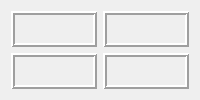
      <widget class="QWidget" name="Wykresy">
       <property name="layoutDirection">
        <enum>Qt::LeftToRight</enum>
       </property>
       <attribute name="title">
        <string>Wykresy</string>
       </attribute>
       <layout class="QGridLayout" name="gridLayout_7">
        <item row="1" column="1">
         <widget class="QFrame" name="ramka_predkosc_rob">
          <property name="frameShape">
           <enum>QFrame::Box</enum>
          </property>
          <property name="frameShadow">
           <enum>QFrame::Raised</enum>
          </property>
          <property name="lineWidth">
           <number>2</number>
          </property>
          <layout class="QGridLayout" name="gridLayout_6">
           <item row="0" column="0">
            <widget class="Wykres" name="predkosc_robota" native="true"/>
           </item>
          </layout>
         </widget>
        </item>
        <item row="0" column="1">
         <widget class="QFrame" name="ramka_wykres_y">
          <property name="frameShape">
           <enum>QFrame::Box</enum>
          </property>
          <property name="frameShadow">
           <enum>QFrame::Raised</enum>
          </property>
          <property name="lineWidth">
           <number>2</number>
          </property>
          <layout class="QGridLayout" name="gridLayout_4">
           <item row="0" column="0">
            <widget class="Wykres" name="wykres_y" native="true"/>
           </item>
          </layout>
         </widget>
        </item>
        <item row="1" column="0">
         <widget class="QFrame" name="ramka_wykres_z">
          <property name="frameShape">
           <enum>QFrame::Box</enum>
          </property>
          <property name="frameShadow">
           <enum>QFrame::Raised</enum>
          </property>
          <property name="lineWidth">
           <number>2</number>
          </property>
          <layout class="QGridLayout" name="gridLayout_5">
           <item row="0" column="0">
            <widget class="Wykres" name="wykres_z" native="true"/>
           </item>
          </layout>
         </widget>
        </item>
        <item row="0" column="0">
         <widget class="QFrame" name="ramka_wykres_x">
          <property name="frameShape">
           <enum>QFrame::Box</enum>
          </property>
          <property name="frameShadow">
           <enum>QFrame::Raised</enum>
          </property>
          <property name="lineWidth">
           <number>2</number>
          </property>
          <layout class="QGridLayout" name="gridLayout_2">
           <item row="0" column="1">
            <widget class="Wykres" name="wykres_x" native="true"/>
           </item>
          </layout>
         </widget>
        </item>
       </layout>
      </widget>
